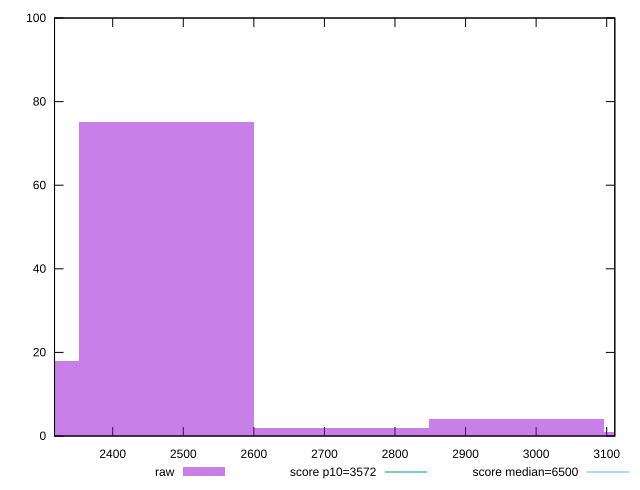

This chart was generated by the following gnuplot code:
reset

$raw <<EOF
2724.168675112841 2
3219.4720705879026 1
2476.5169773753096 75
2228.8652796377787 18
2971.8203728503718 4
EOF

set key outside below
set boxwidth 247.65169773753098
set xrange [2317.5795000000003:3111.514]
set yrange [0:100]
set trange [0:100]
set style fill transparent solid 0.5 noborder

set parametric
set terminal svg size 640, 490 enhanced background rgb 'white'
set output "report_00023_2021-02-20T12:14:57.249Z/first-cpu-idle/samples/pages/raw/histogram.svg"

plot $raw title "raw" with boxes, \
     3572,t title "score p10=3572", \
     6500,t title "score median=6500"

reset
